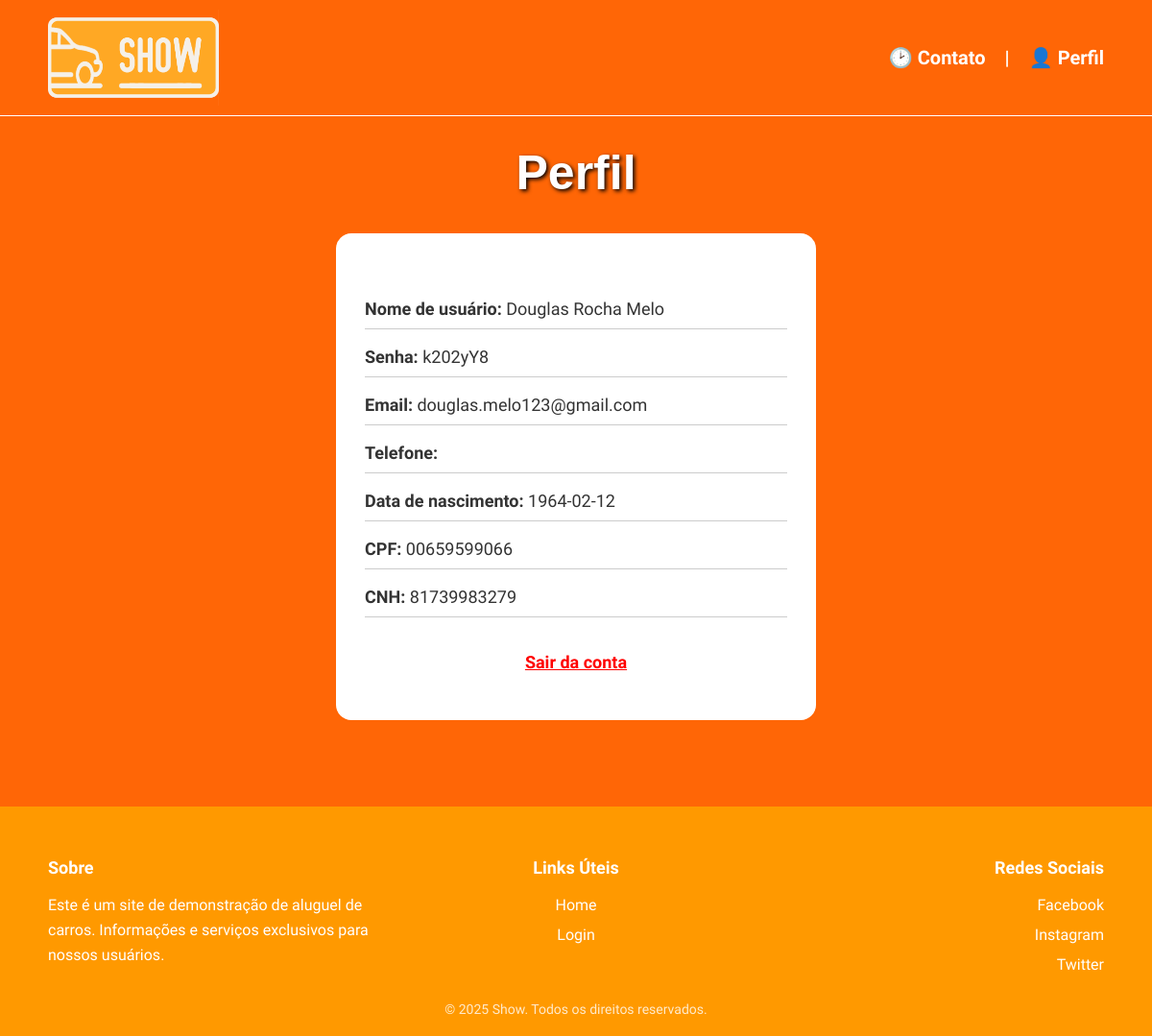
Page /perfil (signed in) on the committed database.
### projeto_agostinhov1.1/models.py (models this page shows, shortened)
class Cliente(Base):
    __tablename__ = "clientes"
    id = Column("id", Integer, primary_key=True, autoincrement=True)
    cpf = Column("cpf", String(11))
    doc_identificacao = Column("doc_identificacao", String(20))
    nome = Column("nome", String(200), nullable=False)
    email = Column("email", String(255), nullable=False)
    senha = Column("senha", String(100), nullable=False)
    data_nasc = Column("data_nasc", Date, nullable=False)
    cnh = Column("cnh", String(20), nullable=False)

### projeto_agostinhov1.1/app.py (the view)
@app.route("/perfil")
def perfil():
    sessao = Sessao()
    usuario = session.get("id_usuario")
    if session.get("cargo"):
        usuario_certo = sessao.query(Funcionario).filter_by(id = usuario).first()
    elif session.get("tipo"):
        usuario_certo = sessao.query(Cliente).filter_by(id = usuario).first()
    if usuario_certo:
        return render_template("perfil.html", usuario = usuario_certo)
    else:
        return abort(401)

### projeto_agostinhov1.1/templates/perfil.html (shortened to what this page needs)
{% extends "base.html" %}
{% block conteudo_principal %}
    <h1>Perfil</h1>
    <div class="simples_container">
        <p><strong>Nome de usuário:</strong> {{ usuario["nome"] }}</p>
        <p><strong>Senha:</strong> {{ usuario["senha"] }}</p>
        <p><strong>Email:</strong> {{ usuario["email"] }}</p>
        <p><strong>Telefone:</strong> {{ usuario["telefone"] }}</p>
        <p><strong>Data de nascimento:</strong> {{ usuario["data_nasc"] }}</p>
        <p><strong>CPF:</strong> {{ usuario["cpf"] }}</p>
        <p><strong>CNH:</strong> {{ usuario["cnh"] }}</p>
        <br>
        <div style="text-align: center;">
            <a href="/logout" style="color: red; font-weight: bold;">Sair da conta</a>
        </div>
    </div>
{% endblock %}

### projeto_agostinhov1.1/static/estilo.css (style rules this page uses)
h1 { font-family: sans-serif; font-size: 50px; color: rgb(255, 254, 254); text-shadow: 2px 2px 4px black; margin-top: 0; padding-top: 30px; text-align: center; }
body { font-family: "Work Sans"; font-size: 18px; color: #000000; background-color: #ff6606; margin: 0; min-height: 100vh; display: flex; flex-direction: column; }
a { color: #000000; }
.simples_container { background-color: #fff; border-radius: 16px; width: 100%; max-width: 500px; margin: 30px auto; padding: 50px 30px; text-align: center; box-sizing: border-box; }
.simples_container p { font-size: 18px; border-bottom: 1px solid #ccc; padding-bottom: 10px; margin-bottom: 15px; text-align: left; color: #333; }
.simples_container a { visibility: visible !important; }

### rows in the picture
Cliente: nome "Douglas Rocha Melo", senha "k202yY8", email "douglas.melo123@gmail.com", data_nasc "1964-02-12", cpf "00659599066", cnh "81739983279"
